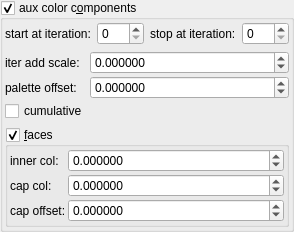
    <widget class="MyGroupBox" name="groupCheck_fold_color_aux_color_enabled_false">
     <property name="title">
      <string>aux color c&amp;omponents</string>
     </property>
     <property name="checkable">
      <bool>true</bool>
     </property>
     <layout class="QVBoxLayout" name="verticalLayout_11">
      <property name="leftMargin">
       <number>2</number>
      </property>
      <property name="topMargin">
       <number>2</number>
      </property>
      <property name="rightMargin">
       <number>2</number>
      </property>
      <property name="bottomMargin">
       <number>2</number>
      </property>
      <item>
       <layout class="QHBoxLayout" name="horizontalLayout_21" stretch="0,1,0,1">
        <item>
         <widget class="QLabel" name="label_102">
          <property name="text">
           <string>start at iteration:</string>
          </property>
         </widget>
        </item>
        <item>
         <widget class="MySpinBox" name="spinboxInt_fold_color_start_iterations_A">
          <property name="sizePolicy">
           <sizepolicy hsizetype="Minimum" vsizetype="Maximum">
            <horstretch>0</horstretch>
            <verstretch>0</verstretch>
           </sizepolicy>
          </property>
          <property name="minimum">
           <number>0</number>
          </property>
          <property name="maximum">
           <number>999</number>
          </property>
          <property name="value">
           <number>0</number>
          </property>
         </widget>
        </item>
        <item>
         <widget class="QLabel" name="label_74">
          <property name="text">
           <string>stop at iteration:</string>
          </property>
         </widget>
        </item>
        <item>
         <widget class="MySpinBox" name="spinboxInt_fold_color_stop_iterations_A">
          <property name="sizePolicy">
           <sizepolicy hsizetype="Preferred" vsizetype="Maximum">
            <horstretch>0</horstretch>
            <verstretch>0</verstretch>
           </sizepolicy>
          </property>
          <property name="maximum">
           <number>999</number>
          </property>
         </widget>
        </item>
       </layout>
      </item>
      <item>
       <layout class="QGridLayout" name="gridLayout_25" columnstretch="0,1">
        <property name="spacing">
         <number>2</number>
        </property>
        <item row="1" column="0">
         <widget class="QLabel" name="label_17">
          <property name="text">
           <string>palette offset:</string>
          </property>
         </widget>
        </item>
        <item row="2" column="0">
         <widget class="MyCheckBox" name="checkBox_fold_color_aux_color_enabledB_false">
          <property name="text">
           <string notr="true">cumulative</string>
          </property>
         </widget>
        </item>
        <item row="0" column="0">
         <widget class="QLabel" name="label_18">
          <property name="text">
           <string>iter add scale:</string>
          </property>
         </widget>
        </item>
        <item row="0" column="1">
         <widget class="MyDoubleSpinBox" name="spinbox_fold_color_difs0">
          <property name="sizePolicy">
           <sizepolicy hsizetype="Minimum" vsizetype="Maximum">
            <horstretch>0</horstretch>
            <verstretch>0</verstretch>
           </sizepolicy>
          </property>
          <property name="prefix">
           <string/>
          </property>
          <property name="suffix">
           <string/>
          </property>
          <property name="decimals">
           <number>6</number>
          </property>
          <property name="minimum">
           <double>-100.000000000000000</double>
          </property>
          <property name="maximum">
           <double>100.000000000000000</double>
          </property>
          <property name="singleStep">
           <double>0.100000000000000</double>
          </property>
         </widget>
        </item>
        <item row="1" column="1">
         <widget class="MyDoubleSpinBox" name="spinbox4_fold_color_difs_0000_y">
          <property name="sizePolicy">
           <sizepolicy hsizetype="Minimum" vsizetype="Maximum">
            <horstretch>0</horstretch>
            <verstretch>0</verstretch>
           </sizepolicy>
          </property>
          <property name="prefix">
           <string/>
          </property>
          <property name="suffix">
           <string/>
          </property>
          <property name="decimals">
           <number>6</number>
          </property>
          <property name="minimum">
           <double>-99.998999999999995</double>
          </property>
          <property name="maximum">
           <double>99.998999999999995</double>
          </property>
          <property name="singleStep">
           <double>0.100000000000000</double>
          </property>
         </widget>
        </item>
       </layout>
      </item>
      <item>
       <widget class="MyGroupBox" name="groupCheck_fold_color_aux_color_enabledA_false">
        <property name="title">
         <string>&amp;faces</string>
        </property>
        <property name="checkable">
         <bool>true</bool>
        </property>
        <layout class="QVBoxLayout" name="verticalLayout_15" stretch="0">
         <property name="spacing">
          <number>2</number>
         </property>
         <property name="leftMargin">
          <number>2</number>
         </property>
         <property name="topMargin">
          <number>2</number>
         </property>
         <property name="rightMargin">
          <number>2</number>
         </property>
         <property name="bottomMargin">
          <number>2</number>
         </property>
         <item>
          <layout class="QGridLayout" name="gridLayout_6" columnstretch="0,1">
           <property name="spacing">
            <number>2</number>
           </property>
           <item row="1" column="1">
            <widget class="MyDoubleSpinBox" name="spinbox4_fold_color_difs_0000_w">
             <property name="sizePolicy">
              <sizepolicy hsizetype="Minimum" vsizetype="Maximum">
               <horstretch>0</horstretch>
               <verstretch>0</verstretch>
              </sizepolicy>
             </property>
             <property name="prefix">
              <string/>
             </property>
             <property name="suffix">
              <string/>
             </property>
             <property name="decimals">
              <number>6</number>
             </property>
             <property name="minimum">
              <double>-99.998999999999995</double>
             </property>
             <property name="maximum">
              <double>99.998999999999995</double>
             </property>
             <property name="singleStep">
              <double>0.100000000000000</double>
             </property>
            </widget>
           </item>
           <item row="0" column="1">
            <widget class="MyDoubleSpinBox" name="spinbox4_fold_color_difs_0000_z">
             <property name="sizePolicy">
              <sizepolicy hsizetype="Minimum" vsizetype="Maximum">
               <horstretch>0</horstretch>
               <verstretch>0</verstretch>
              </sizepolicy>
             </property>
             <property name="prefix">
              <string/>
             </property>
             <property name="suffix">
              <string/>
             </property>
             <property name="decimals">
              <number>6</number>
             </property>
             <property name="minimum">
              <double>-99.998999999999995</double>
             </property>
             <property name="maximum">
              <double>99.998999999999995</double>
             </property>
             <property name="singleStep">
              <double>0.100000000000000</double>
             </property>
            </widget>
           </item>
           <item row="2" column="0">
            <widget class="QLabel" name="label_180">
             <property name="text">
              <string>cap offset:</string>
             </property>
            </widget>
           </item>
           <item row="0" column="0">
            <widget class="QLabel" name="label_178">
             <property name="text">
              <string>inner col:</string>
             </property>
            </widget>
           </item>
           <item row="1" column="0">
            <widget class="QLabel" name="label_179">
             <property name="text">
              <string>cap col:</string>
             </property>
            </widget>
           </item>
           <item row="2" column="1">
            <widget class="MyDoubleSpinBox" name="spinbox4_fold_color_difs_0000_x">
             <property name="sizePolicy">
              <sizepolicy hsizetype="Minimum" vsizetype="Maximum">
               <horstretch>0</horstretch>
               <verstretch>0</verstretch>
              </sizepolicy>
             </property>
             <property name="prefix">
              <string/>
             </property>
             <property name="suffix">
              <string/>
             </property>
             <property name="decimals">
              <number>6</number>
             </property>
             <property name="minimum">
              <double>-99.998999999999995</double>
             </property>
             <property name="maximum">
              <double>99.998999999999995</double>
             </property>
             <property name="singleStep">
              <double>0.100000000000000</double>
             </property>
            </widget>
           </item>
          </layout>
         </item>
        </layout>
       </widget>
      </item>
     </layout>
    </widget>
